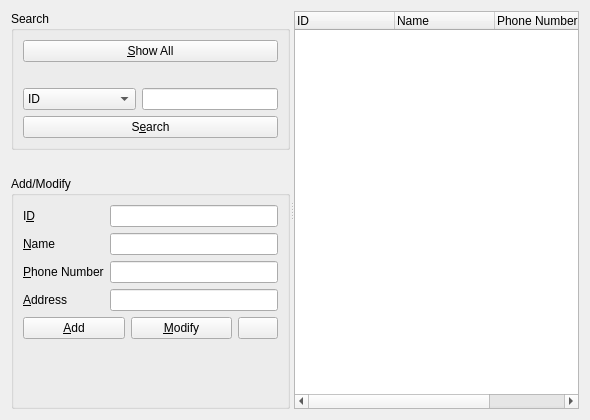
<?xml version="1.0" encoding="UTF-8"?>
<ui version="4.0">
 <class>ClientManagerForm</class>
 <widget class="QWidget" name="ClientManagerForm">
  <property name="geometry">
   <rect>
    <x>0</x>
    <y>0</y>
    <width>590</width>
    <height>420</height>
   </rect>
  </property>
  <property name="windowTitle">
   <string>Client Info</string>
  </property>
  <layout class="QVBoxLayout" name="verticalLayout_3">
   <item>
    <widget class="QSplitter" name="splitter">
     <property name="orientation">
      <enum>Qt::Horizontal</enum>
     </property>
     <widget class="QWidget" name="layoutWidget">
      <layout class="QVBoxLayout" name="toolVerticalLayout">
       <item>
        <widget class="QGroupBox" name="searchGroupBox">
         <property name="title">
          <string>Search</string>
         </property>
         <layout class="QVBoxLayout" name="verticalLayout_2">
          <item>
           <widget class="QPushButton" name="showAllPushButton">
            <property name="text">
             <string>&amp;Show All</string>
            </property>
           </widget>
          </item>
          <item>
           <spacer name="verticalSpacer">
            <property name="orientation">
             <enum>Qt::Vertical</enum>
            </property>
            <property name="sizeType">
             <enum>QSizePolicy::Fixed</enum>
            </property>
            <property name="sizeHint" stdset="0">
             <size>
              <width>20</width>
              <height>20</height>
             </size>
            </property>
           </spacer>
          </item>
          <item>
           <layout class="QHBoxLayout" name="searchHorizontalLayout">
            <item>
             <widget class="QComboBox" name="searchComboBox">
              <item>
               <property name="text">
                <string>ID</string>
               </property>
              </item>
              <item>
               <property name="text">
                <string>Name</string>
               </property>
              </item>
              <item>
               <property name="text">
                <string>Phone Number</string>
               </property>
              </item>
              <item>
               <property name="text">
                <string>Address</string>
               </property>
              </item>
             </widget>
            </item>
            <item>
             <widget class="QLineEdit" name="searchLineEdit"/>
            </item>
           </layout>
          </item>
          <item>
           <widget class="QPushButton" name="searchPushButton">
            <property name="text">
             <string>S&amp;earch</string>
            </property>
           </widget>
          </item>
         </layout>
        </widget>
       </item>
       <item>
        <spacer name="verticalSpacer_2">
         <property name="orientation">
          <enum>Qt::Vertical</enum>
         </property>
         <property name="sizeType">
          <enum>QSizePolicy::Fixed</enum>
         </property>
         <property name="sizeHint" stdset="0">
          <size>
           <width>20</width>
           <height>20</height>
          </size>
         </property>
        </spacer>
       </item>
       <item>
        <widget class="QGroupBox" name="inputGroupBox">
         <property name="title">
          <string>Add/Modify</string>
         </property>
         <layout class="QVBoxLayout" name="verticalLayout">
          <item>
           <layout class="QFormLayout" name="clientFormLayout">
            <item row="0" column="0">
             <widget class="QLabel" name="idLabel">
              <property name="text">
               <string>I&amp;D</string>
              </property>
              <property name="buddy">
               <cstring>idLineEdit</cstring>
              </property>
             </widget>
            </item>
            <item row="1" column="0">
             <widget class="QLabel" name="nameLabel">
              <property name="text">
               <string>&amp;Name</string>
              </property>
              <property name="buddy">
               <cstring>nameLineEdit</cstring>
              </property>
             </widget>
            </item>
            <item row="3" column="0">
             <widget class="QLabel" name="addressLabel">
              <property name="text">
               <string>&amp;Address</string>
              </property>
              <property name="buddy">
               <cstring>addressLineEdit</cstring>
              </property>
             </widget>
            </item>
            <item row="2" column="0">
             <widget class="QLabel" name="phoneNumberLabel">
              <property name="text">
               <string>&amp;Phone Number</string>
              </property>
              <property name="buddy">
               <cstring>phoneNumberLineEdit</cstring>
              </property>
             </widget>
            </item>
            <item row="0" column="1">
             <widget class="QLineEdit" name="idLineEdit">
              <property name="readOnly">
               <bool>true</bool>
              </property>
             </widget>
            </item>
            <item row="1" column="1">
             <widget class="QLineEdit" name="nameLineEdit"/>
            </item>
            <item row="2" column="1">
             <widget class="QLineEdit" name="phoneNumberLineEdit"/>
            </item>
            <item row="3" column="1">
             <widget class="QLineEdit" name="addressLineEdit"/>
            </item>
           </layout>
          </item>
          <item>
           <layout class="QHBoxLayout" name="addHorizontalLayout">
            <item>
             <widget class="QPushButton" name="addPushButton">
              <property name="text">
               <string>&amp;Add</string>
              </property>
             </widget>
            </item>
            <item>
             <widget class="QPushButton" name="modifyPushButton">
              <property name="text">
               <string>&amp;Modify</string>
              </property>
             </widget>
            </item>
            <item>
             <widget class="QPushButton" name="pushButton">
              <property name="sizePolicy">
               <sizepolicy hsizetype="Fixed" vsizetype="Fixed">
                <horstretch>0</horstretch>
                <verstretch>0</verstretch>
               </sizepolicy>
              </property>
              <property name="text">
               <string/>
              </property>
             </widget>
            </item>
           </layout>
          </item>
          <item>
           <spacer name="verticalSpacer_3">
            <property name="orientation">
             <enum>Qt::Vertical</enum>
            </property>
            <property name="sizeHint" stdset="0">
             <size>
              <width>20</width>
              <height>40</height>
             </size>
            </property>
           </spacer>
          </item>
         </layout>
        </widget>
       </item>
      </layout>
     </widget>
     <widget class="QWidget" name="">
      <layout class="QVBoxLayout" name="listVerticalLayout">
       <item>
        <widget class="QTreeWidget" name="treeWidget">
         <property name="rootIsDecorated">
          <bool>false</bool>
         </property>
         <column>
          <property name="text">
           <string>ID</string>
          </property>
         </column>
         <column>
          <property name="text">
           <string>Name</string>
          </property>
         </column>
         <column>
          <property name="text">
           <string>Phone Number</string>
          </property>
         </column>
         <column>
          <property name="text">
           <string>Address</string>
          </property>
         </column>
        </widget>
       </item>
      </layout>
     </widget>
    </widget>
   </item>
  </layout>
 </widget>
 <resources/>
 <connections/>
</ui>
